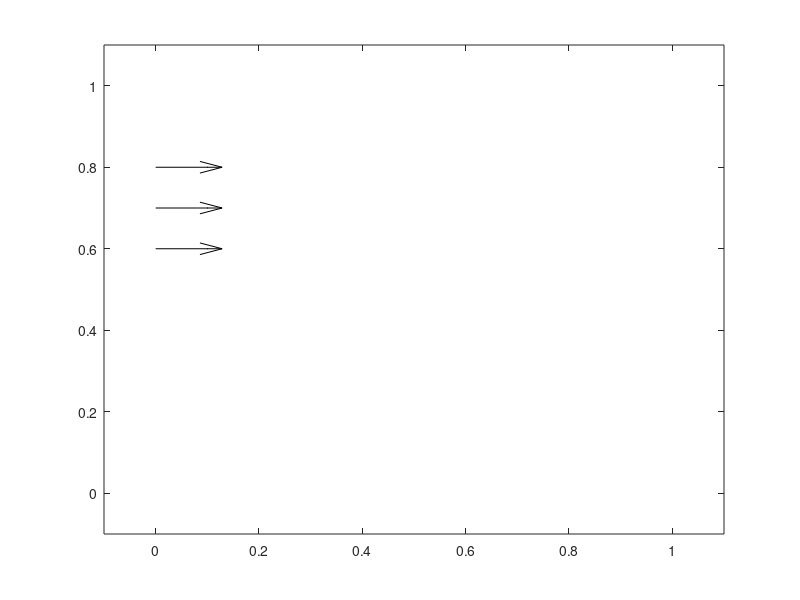

This chart was generated by the following MATLAB code: (Note: this script raises an error after producing the figure.)
%%%%%%%%%%%%%%%%%%%%%%%%%%%%%%%%%%%%%%%%%%%%%%%%%%%%%%%%%%%%%%%%%%%%%%%%%%%
%                Stokes 2D Chorin Projection method                       %
%                                                                         %
% Solving system of equations                                             %
% u_t + u * u_x + v * u_y = -1/rho * p_x + u_xx + u_yy                    %
% v_t + u * v_x + v * v_y = -1/rho * p_y + v_xx + v_yy                    %
% u_x + v_y = 0                                                           %
% by Rauan Kelesbekov                                                     %
%%%%%%%%%%%%%%%%%%%%%%%%%%%%%%%%%%%%%%%%%%%%%%%%%%%%%%%%%%%%%%%%%%%%%%%%%%%
% variable declarations
clear; close all; clc;
format long;
figure('Renderer', 'painters', 'Position', [1000 600 850 800]);
nx = 11;
ny = 11;
nt = 100;                   % used during testing, no longer req
every = floor(nt / 1);      % plot frequency
dx = 1.0/(nx-1);
dy = 1.0/(ny-1);
sigma = .009;
nu=.01;
Re = 1/nu;
dt = sigma*dx*dy/nu; % CFL condition
rho = 1;
x = linspace(0,1,nx);
y = linspace(0,1,ny);
[x, y] = meshgrid(x,y);  
u = zeros(ny,nx); 
v = zeros(ny,nx);
un=zeros(ny,nx);
vn=zeros(ny,nx);
p = zeros(nx,ny);                   
varepsilon = 5e-7;
n=0;
delta = 1; % to enter the main loop
q = zeros(nx,ny); % normalized vector field
lefthole = floor(3*(ny-1)/4):ny-2;
righthole = 2:floor((ny-1)/4);
% Chorin projection method modification, using single intermediate u*
while delta > varepsilon
    uprev = u; % velocity convergence parameters
    vprev = v;
%%%%%%%%%%%%%%%%%%%%%%%%%%%%%%%%%%%%%%%%%%%%%%%%%%%%%%%%%%%%%%%%%%%%%%%%%%%
%                   solving Burger's eq'n for u* v*                       %
%%%%%%%%%%%%%%%%%%%%%%%%%%%%%%%%%%%%%%%%%%%%%%%%%%%%%%%%%%%%%%%%%%%%%%%%%%%
    % boundary conditions
    u(2:nx-1,1)=0;
    u(1,2:ny-1)=0;
    u(1,2:ny-1)=0;
    u(nx,2:ny-1)=0;
    u(2:nx-1,ny)=0;
    v(2:nx-1,1)=0;
    v(1,2:ny-1)=0;
    v(ny,2:ny-1)=0;
    v(2:nx-1,ny)=0;
    u(1,lefthole)=1;                        %inlet velocity Direchlet
    u(nx,righthole)=u(nx-1,righthole);      %outlet velocity Neumann
    % explicitly solving Burger's equation
    un=u;
    vn=v;
   
    for i=2:(ny-1)
        for j=2:(nx-1)
            % upwind difference scheme for stability
            un(i,j)= u(i,j) ...
                    - dt ...
                    * (max(u(i,j),0) * (u(i,j) - u(i-1,j))/dx ...
                    + min(u(i,j),0) * (u(i+1,j) - u(i,j))/dx)...
                    - dt ...
                    * (max(v(i,j),0) * (u(i,j) - u(i,j-1))/dy ...
                    + min(v(i,j),0) * (u(i,j+1) - u(i,j))/dx) ... 
                    + (1/Re*dt/dx^2) * (u(i+1,j)-2*u(i,j)+u(i-1,j)) ...
                    + (1/Re*dt/dy^2) * (u(i,j+1)-2*u(i,j)+u(i,j-1));
            vn(i,j)= v(i,j) ... 
                    - dt ...vs
                    * (max(u(i,j),0) * (v(i,j) - v(i-1,j))/dx ...
                    + min(u(i,j),0) * (v(i+1,j) - v(i,j))/dx)...
                    - dt ...
                    * (max(v(i,j),0) * (v(i,j) - v(i,j-1))/dy ...
                    + min(v(i,j),0) * (v(i,j+1) - v(i,j))/dx) ...
                    + (1/Re*dt/dx^2) *( v(i+1,j)-2*v(i,j)+v(i-1,j)) ...
                    + (1/Re*dt/dy^2) * (v(i,j+1)-2*v(i,j)+v(i,j-1));
        end
    end
    vs = vn; 
    us = un;

    u = us; 
    v = vs;

    if mod(n,every)==0 
        q = (u.^2 + v.^2); q = sqrt(q);     % vector field length
        unormed = (u./q); vnormed = (v./q); % normalizing vector field
%         contourf(x,y,p.',10,'w-'); hold on; % pressure field
%         colorbar;                 
%         caxis([min(min(p)) max(max(p))]);   % color axis            
%         contour(x,y,q.',10,'k-');  hold on; % velocity countour
        quiver(x,y,us.',vs.',1,'k');    % velocity field
        axis([-0.1 1.1 -0.1 1.1]); hold off;
        fprintf('%d. pmax = %f umax = %f vmax = %f delta = %.6f\n',...
            n,max(max(abs(p))),max(max(abs(u))),max(max(abs(v))),delta);
        colorbar vert; 
        
        drawnow;
    end

    n = n + 1;
end

